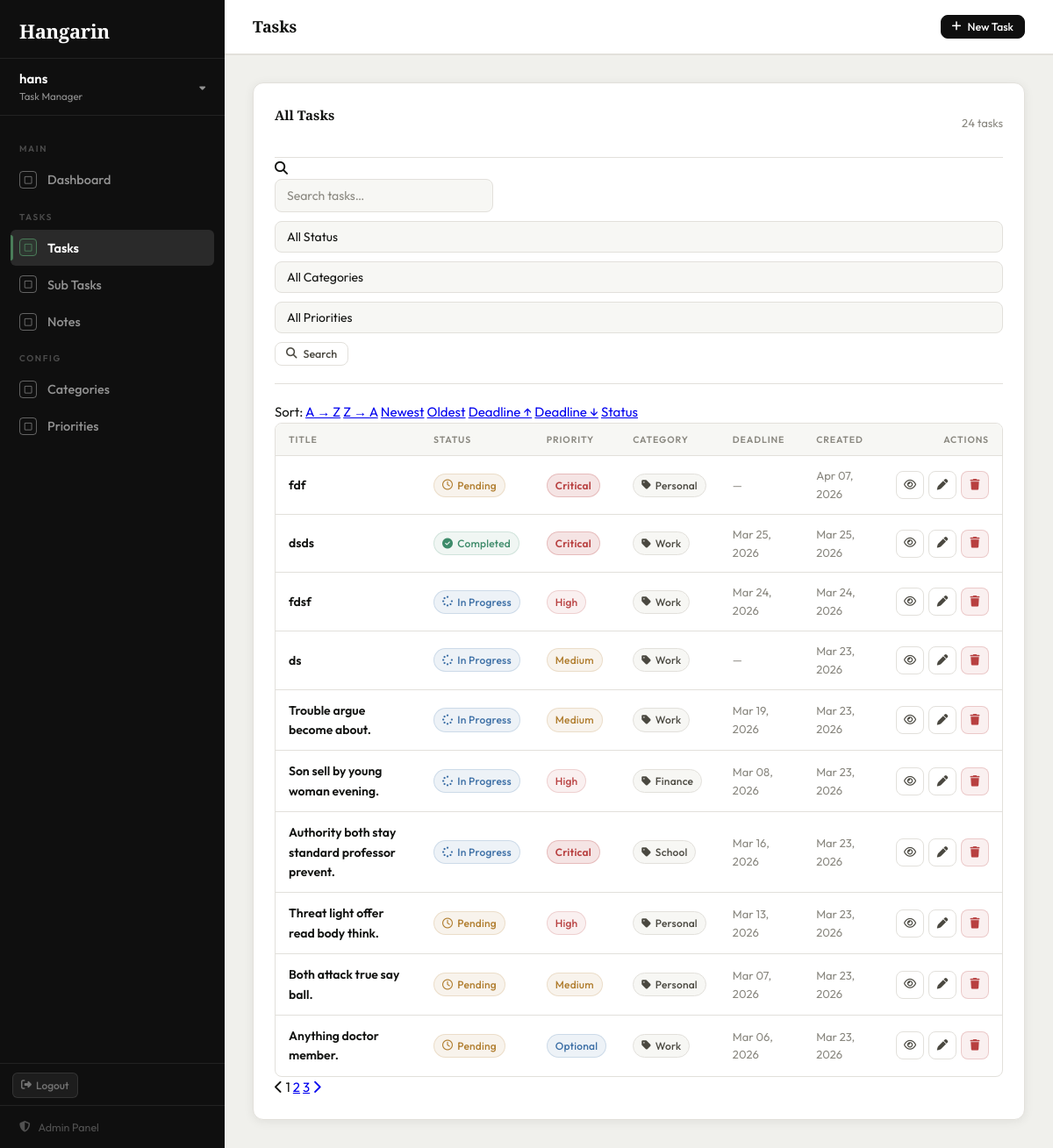
Page /tasks/ (signed in) on the committed database.
### tasks/models.py (models this page shows, shortened)
class BaseModel(models.Model):
    created_at = models.DateTimeField(auto_now_add=True)
    updated_at = models.DateTimeField(auto_now=True)
    class Meta:
        abstract = True

class Task(BaseModel):
    STATUS_CHOICES = [
        ("Pending", "Pending"),
        ("In Progress", "In Progress"),
        ("Completed", "Completed"),
    ]
    title = models.CharField(max_length=255)
    description = models.TextField(blank=True, null=True)
    deadline = models.DateTimeField(blank=True, null=True)
    status = models.CharField(
        max_length=50,
        choices=STATUS_CHOICES,
        default="Pending"
    )
    category = models.ForeignKey(
        Category, on_delete=models.SET_NULL, null=True, blank=True
    )
    priority = models.ForeignKey(
        Priority, on_delete=models.SET_NULL, null=True, blank=True
    )
    class Meta:
        verbose_name = "Task"
        verbose_name_plural = "Tasks"

class Priority(models.Model):
    name = models.CharField(max_length=100)
    class Meta:
        verbose_name = "Priority"
        verbose_name_plural = "Priorities"

class Category(models.Model):
    name = models.CharField(max_length=100)
    class Meta:
        verbose_name = "Category"
        verbose_name_plural = "Categories"

### tasks/views.py (the view)
# urls.py: path('tasks/',                         views.task_list,   name='task_list'),
@login_required
def task_list(request):
    tasks = Task.objects.select_related('category', 'priority').all()
    query = request.GET.get('q', '')
    if query:
        tasks = tasks.filter(
            Q(title__icontains=query) |
            Q(description__icontains=query) |
            Q(category__name__icontains=query)
        )
    status_filter   = request.GET.get('status', '')
    category_filter = request.GET.get('category', '')
    priority_filter = request.GET.get('priority', '')
    if status_filter:   tasks = tasks.filter(status=status_filter)
    if category_filter: tasks = tasks.filter(category_id=category_filter)
    if priority_filter: tasks = tasks.filter(priority_id=priority_filter)
    sort_by = request.GET.get('sort', '-created_at')
    valid_sorts = ['title', '-title', 'created_at', '-created_at', 'deadline', '-deadline', 'status', '-status']
    tasks = tasks.order_by(sort_by if sort_by in valid_sorts else '-created_at')
    page_obj = Paginator(tasks, 10).get_page(request.GET.get('page'))
    return render(request, 'tasks/task_list.html', {
        'page_obj': page_obj,
        'query': query,
        'status_filter': status_filter,
        'category_filter': category_filter,
        'priority_filter': priority_filter,
        'sort_by': sort_by,
        'categories': Category.objects.all(),
        'priorities': Priority.objects.all(),
        'page_title': 'Tasks',
    })

### tasks/templates/tasks/task_list.html (shortened to what this page needs)
{% extends "tasks/base.html" %}
{% block nav_tasks %}active{% endblock %}
{% block topbar_actions %}
<a href="{% url 'task_create' %}" class="btn btn-primary btn-sm">
    <i class="fa-solid fa-plus"></i> New Task
</a>
{% endblock %}
{% block content %}
<div class="card">
    <div class="card-header">
        <span class="card-title">All Tasks</span>
        <span class="td-muted" style="font-size:13px;">{{ page_obj.paginator.count }} task{% if page_obj.paginator.count != 1 %}s{% endif %}</span>
    </div>
    <div class="card-body">
        <form method="GET" class="filter-bar">
            <div class="search-wrap">
                <i class="fa-solid fa-magnifying-glass"></i>
                <input type="text" name="q" class="form-control" placeholder="Search tasks…" value="{{ query }}">
            </div>
            <select name="status" class="inline-select" onchange="this.form.submit()">
                <option value="">All Status</option>
            </select>
            <select name="category" class="inline-select" onchange="this.form.submit()">
                <option value="">All Categories</option>
            </select>
            <select name="priority" class="inline-select" onchange="this.form.submit()">
                <option value="">All Priorities</option>
            </select>
            <button type="submit" class="btn btn-ghost btn-sm"><i class="fa-solid fa-magnifying-glass"></i> Search</button>
        </form>
        {% with base="?q="|add:query|add:"&status="|add:status_filter|add:"&category="|add:category_filter|add:"&priority="|add:priority_filter %}
        <div class="sort-bar">
            <span class="sort-lbl">Sort:</span>
            <a href="{{ base }}&sort=title"        class="sort-chip {% if sort_by == 'title' %}on{% endif %}">A → Z</a>
            <a href="{{ base }}&sort=-title"       class="sort-chip {% if sort_by == '-title' %}on{% endif %}">Z → A</a>
            <a href="{{ base }}&sort=-created_at"  class="sort-chip {% if sort_by == '-created_at' %}on{% endif %}">Newest</a>
            <a href="{{ base }}&sort=created_at"   class="sort-chip {% if sort_by == 'created_at' %}on{% endif %}">Oldest</a>
            <a href="{{ base }}&sort=deadline"     class="sort-chip {% if sort_by == 'deadline' %}on{% endif %}">Deadline ↑</a>
            <a href="{{ base }}&sort=-deadline"    class="sort-chip {% if sort_by == '-deadline' %}on{% endif %}">Deadline ↓</a>
            <a href="{{ base }}&sort=status"       class="sort-chip {% if sort_by == 'status' %}on{% endif %}">Status</a>
        </div>
        {% endwith %}
    </div>
    {% if page_obj.object_list %}
    <div class="table-wrap">
        <table>
            <thead>
                <tr>
                    <th>Title</th>
                    <th>Status</th>
                    <th>Priority</th>
                    <th>Category</th>
                    <th>Deadline</th>
                    <th>Created</th>
                    <th style="text-align:right;">Actions</th>
                </tr>
            </thead>
            <tbody>
                {% for task in page_obj %}
                <tr>
                    <td>
                        <a href="{% url 'task_detail' task.pk %}" class="td-link">{{ task.title }}</a>
                    </td>
                    <td>
                        {% if task.status == 'Completed' %}
                            <span class="badge b-completed"><i class="fa-solid fa-circle-check"></i> Completed</span>
                        {% elif task.status == 'In Progress' %}
                            <span class="badge b-progress"><i class="fa-solid fa-spinner"></i> In Progress</span>
                        {% else %}
                            <span class="badge b-pending"><i class="fa-regular fa-clock"></i> Pending</span>
                        {% endif %}
                    </td>
                    <td>
                        {% if task.priority %}
                            <span class="badge b-{{ task.priority.name|lower }}">{{ task.priority.name }}</span>
                        {% else %}<span class="td-muted">—</span>{% endif %}
                    </td>
                    <td>
                        {% if task.category %}
                            <span class="badge b-cat"><i class="fa-solid fa-tag"></i> {{ task.category.name }}</span>
                        {% else %}<span class="td-muted">—</span>{% endif %}
                    </td>
                    <td class="td-muted">{% if task.deadline %}{{ task.deadline|date:"M d, Y" }}{% else %}—{% endif %}</td>
                    <td class="td-muted">{{ task.created_at|date:"M d, Y" }}</td>
                    <td>
                        <div style="display:flex; gap:5px; justify-content:flex-end;">
                            <a href="{% url 'task_detail' task.pk %}" class="btn btn-ghost btn-sm btn-icon" title="View">
                                <i class="fa-regular fa-eye"></i>
                            </a>
                            <a href="{% url 'task_edit' task.pk %}" class="btn btn-ghost btn-sm btn-icon" title="Edit">
                                <i class="fa-solid fa-pen"></i>
                            </a>
                            <a href="{% url 'task_delete' task.pk %}" class="btn btn-danger btn-sm btn-icon" title="Delete">
                                <i class="fa-solid fa-trash"></i>
                            </a>
                        </div>
                    </td>
                </tr>
                {% endfor %}
            </tbody>
        </table>
    </div>
    {% if page_obj.has_other_pages %}
    <div class="card-body" style="padding-top:0;">
        <div class="pager">
            {% if page_obj.has_previous %}
                <a href="?{% if query %}q={{ query }}&{% endif %}{% if status_filter %}status={{ status_filter }}&{% endif %}{% if sort_by %}sort={{ sort_by }}&{% endif %}page={{ page_obj.previous_page_number }}">
                    <i class="fa-solid fa-chevron-left"></i>
                </a>
            {% else %}
                <span class="disabled"><i class="fa-solid fa-chevron-left"></i></span>
            {% endif %}
            {% for num in page_obj.paginator.page_range %}
                {% if page_obj.number == num %}
                    <span class="cur">{{ num }}</span>
                {% elif num > page_obj.number|add:'-3' and num < page_obj.number|add:'3' %}
                    <a href="?{% if query %}q={{ query }}&{% endif %}{% if status_filter %}status={{ status_filter }}&{% endif %}{% if sort_by %}sort={{ sort_by }}&{% endif %}page={{ num }}">{{ num }}</a>
                {% endif %}
            {% endfor %}
            {% if page_obj.has_next %}
                <a href="?{% if query %}q={{ query }}&{% endif %}{% if status_filter %}status={{ status_filter }}&{% endif %}{% if sort_by %}sort={{ sort_by }}&{% endif %}page={{ page_obj.next_page_number }}">
                    <i class="fa-solid fa-chevron-right"></i>
                </a>
            {% else %}
                <span class="disabled"><i class="fa-solid fa-chevron-right"></i></span>
            {% endif %}
        </div>
    </div>
    {% endif %}
    {% endif %}
</div>
{% endblock %}

### tasks/templates/tasks/base.html (shortened to what this page needs)
{% load pwa %}
<!DOCTYPE html>
<html lang="en">
<head>
    <link rel="stylesheet" href="https://cdnjs.cloudflare.com/ajax/libs/font-awesome/6.5.0/css/all.min.css">
</head>
<body>
<aside class="sidebar" id="sidebar">
    <div class="sidebar-brand">
        <a href="{% url 'dashboard' %}">
            <div class="brand-title">Hangarin</div>
        </a>
    </div>
    {% if user.is_authenticated %}
    <div class="sidebar-user-block">
        <div class="user-left">
            <div class="user-name">{{ user.username }}</div>
            <div class="user-role">Task Manager</div>
        </div>
        <i class="fa-solid fa-caret-down user-caret"></i>
    </div>
    <nav class="sidebar-nav">
        <div class="nav-section-label">Main</div>
        <a href="{% url 'dashboard' %}" class="nav-link {% block nav_dashboard %}{% endblock %}">
            <span class="nav-icon"><i class="fa-regular fa-square"></i></span>
            Dashboard
        </a>
        <div class="nav-section-label">Tasks</div>
        <a href="{% url 'task_list' %}" class="nav-link {% block nav_tasks %}{% endblock %}">
            <span class="nav-icon"><i class="fa-regular fa-square"></i></span>
            Tasks
        </a>
        <a href="{% url 'subtask_list' %}" class="nav-link {% block nav_subtasks %}{% endblock %}">
            <span class="nav-icon"><i class="fa-regular fa-square"></i></span>
            Sub Tasks
        </a>
        <a href="{% url 'note_list' %}" class="nav-link {% block nav_notes %}{% endblock %}">
            <span class="nav-icon"><i class="fa-regular fa-square"></i></span>
            Notes
        </a>
        <div class="nav-section-label">Config</div>
        <a href="{% url 'category_list' %}" class="nav-link {% block nav_categories %}{% endblock %}">
            <span class="nav-icon"><i class="fa-regular fa-square"></i></span>
            Categories
        </a>
        <a href="{% url 'priority_list' %}" class="nav-link {% block nav_priorities %}{% endblock %}">
            <span class="nav-icon"><i class="fa-regular fa-square"></i></span>
            Priorities
        </a>
    </nav>
    <div style="padding: 10px 14px 8px; border-top: 1px solid rgba(255,255,255,0.08);">
        <a href="#" class="logout-link"
           onclick="event.preventDefault(); document.getElementById('logout-form').submit();">
            <i class="fa-solid fa-right-from-bracket"></i>
            Logout
        </a>
    </div>
    {% endif %}
    <div class="sidebar-footer">
        <a href="/admin/" class="admin-link">
            <i class="fa-solid fa-shield-halved"></i>
            Admin Panel
        </a>
    </div>
</aside>
<main class="main">
    <header class="topbar">
        <div class="topbar-left">
            <h1>{% block page_heading %}{{ page_title }}{% endblock %}</h1>
        </div>
        <div class="topbar-right">
            {% block topbar_actions %}{% endblock %}
        </div>
    </header>
    <div class="content">
        {% block content %}{% endblock %}
    </div>
</main>
</body>
</html>

### rows in the picture
Task: title "fdf", status "Pending" (drawn), priority.name "Critical", category.name "Personal", created_at "Apr 07, 2026"
Task: title "dsds", status "Completed" (drawn), priority.name "Critical", category.name "Work", deadline "Mar 25, 2026", created_at "Mar 25, 2026"
Task: title "fdsf", status "In Progress" (drawn), priority.name "High", category.name "Work", deadline "Mar 24, 2026", created_at "Mar 24, 2026"
Task: title "ds", status "In Progress" (drawn), priority.name "Medium", category.name "Work", created_at "Mar 23, 2026"
Task: title "Trouble argue become about.", status "In Progress" (drawn), priority.name "Medium", category.name "Work", deadline "Mar 19, 2026", created_at "Mar 23, 2026"
Task: title "Son sell by young woman evening.", status "In Progress" (drawn), priority.name "High", category.name "Finance", deadline "Mar 08, 2026", created_at "Mar 23, 2026"
Task: title "Authority both stay standard professor prevent.", status "In Progress" (drawn), priority.name "Critical", category.name "School", deadline "Mar 16, 2026", created_at "Mar 23, 2026"
Task: title "Threat light offer read body think.", status "Pending" (drawn), priority.name "High", category.name "Personal", deadline "Mar 13, 2026", created_at "Mar 23, 2026"
Task: title "Both attack true say ball.", status "Pending" (drawn), priority.name "Medium", category.name "Personal", deadline "Mar 07, 2026", created_at "Mar 23, 2026"
Task: title "Anything doctor member.", status "Pending" (drawn), priority.name "Optional", category.name "Work", deadline "Mar 06, 2026", created_at "Mar 23, 2026"

### other values in the picture
{{ user.username }} "hans"
{{ page_title }} "Tasks"
{{ page_obj.paginator.count }} "24"
{{ num }} "1"
{{ num }} "2" "3"
